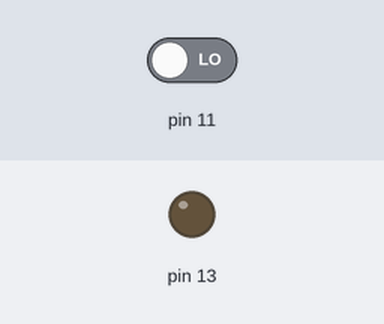
Recording of a sketch running on a simulated Arduino Uno, built with avr-gcc and run on an emulated ATmega328P. On the bench: output pins drawn as LEDs (lit = HIGH). The inputs (shaded band) are chosen by the test bench; at power-on: pin 11 LOW.

Above: at 1.2 s.
1.3 s: pin 11 driven HIGH
At 2.2 s:
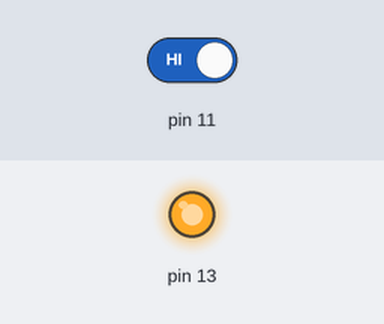
2.8 s: pin 11 driven LOW
At 3.3 s:
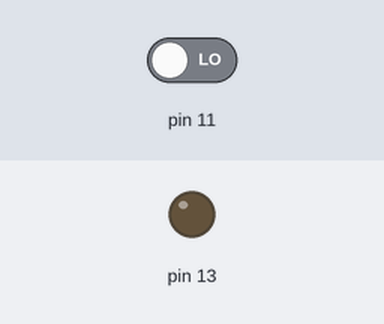
Timing chart, 0 to 5.8 s (numbered marks = the images above; inputs shaded):
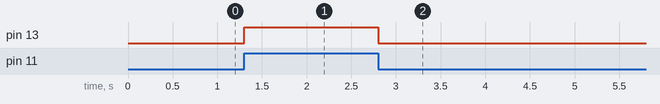

The sketch:

P3_Ejer_4.ino
```cpp
// C++ code
//

unsigned int sensor = 0;

void setup()
{
  pinMode(13, OUTPUT);
  pinMode(11, INPUT);
}

void loop()
{
  sensor = digitalRead(11);
  digitalWrite(13, sensor);
}
```

Measured:
- after the input at 1.3 s, pin 13: LOW → HIGH at once
- after the input at 2.8 s, pin 13: HIGH → LOW at once
